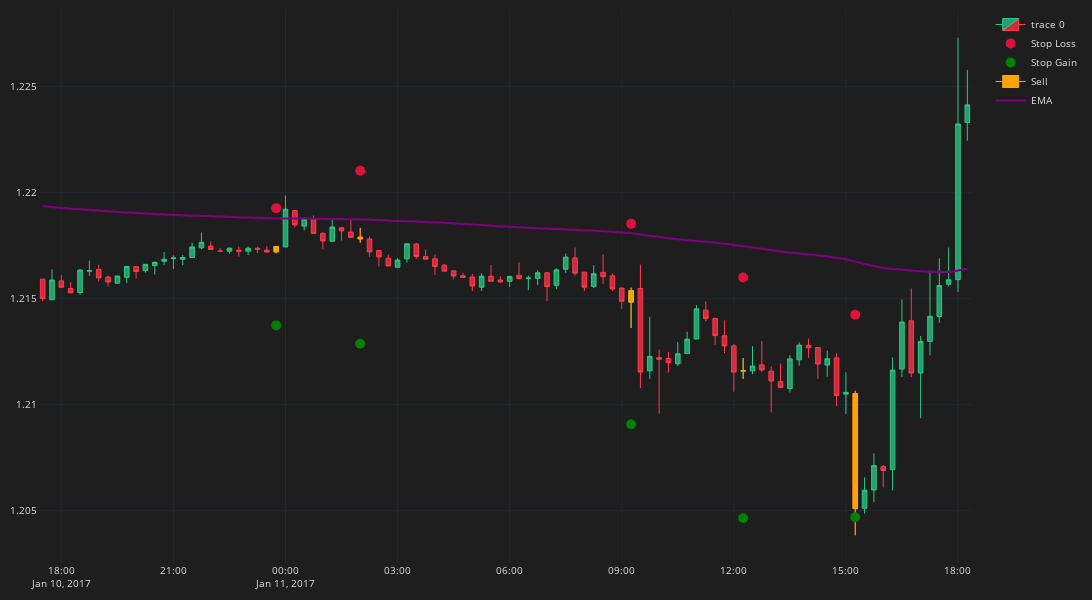
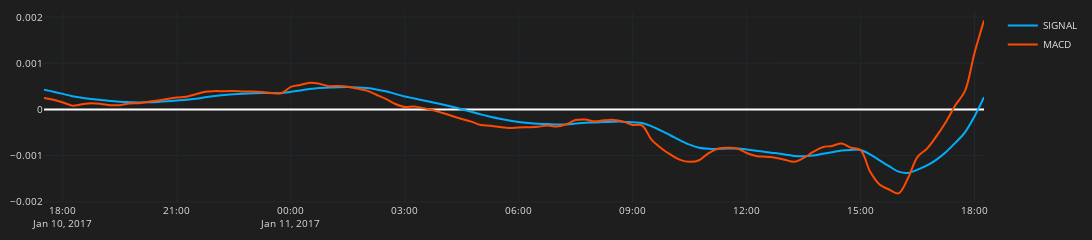

The code cell stored with these charts, in order, in its notebook:
### Code cell
plot_candles(df.iloc[50:150, :])
